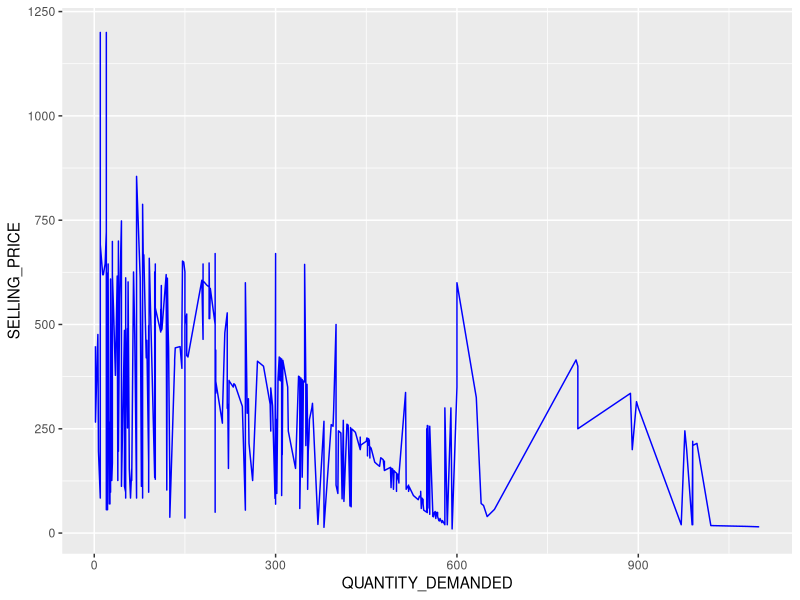
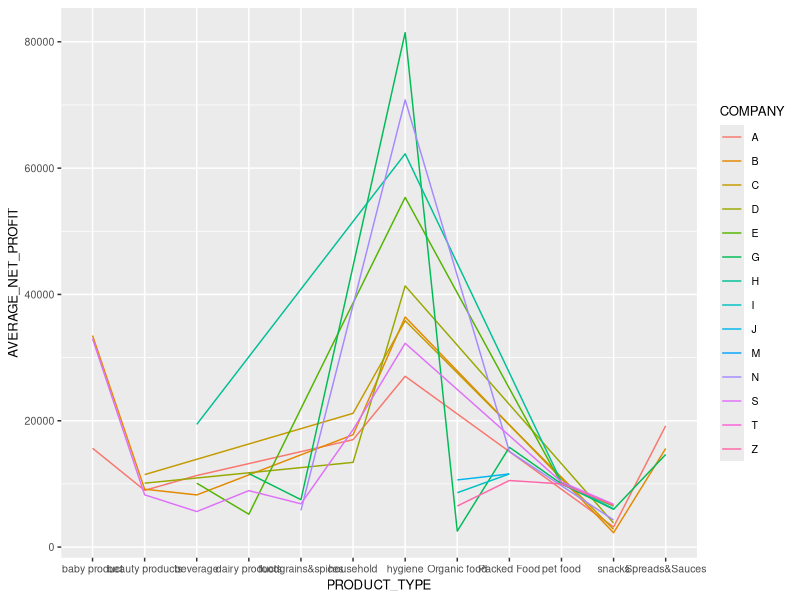
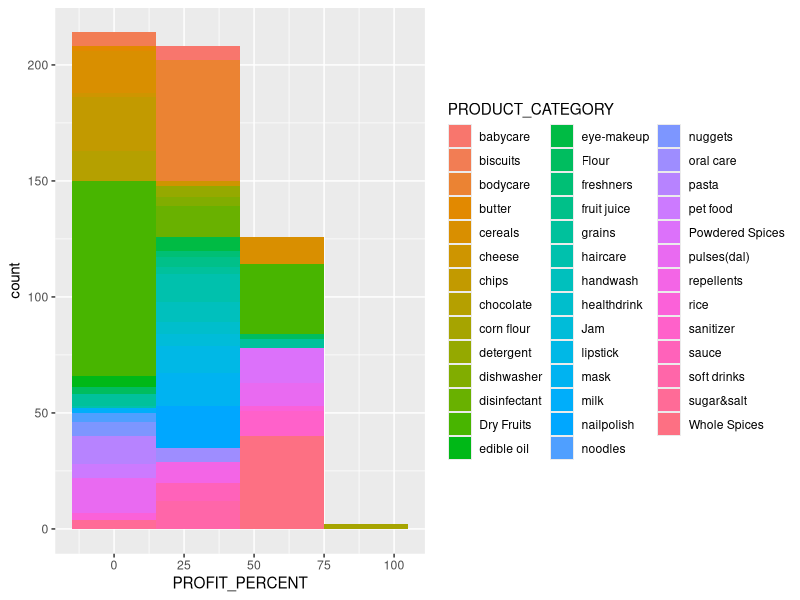
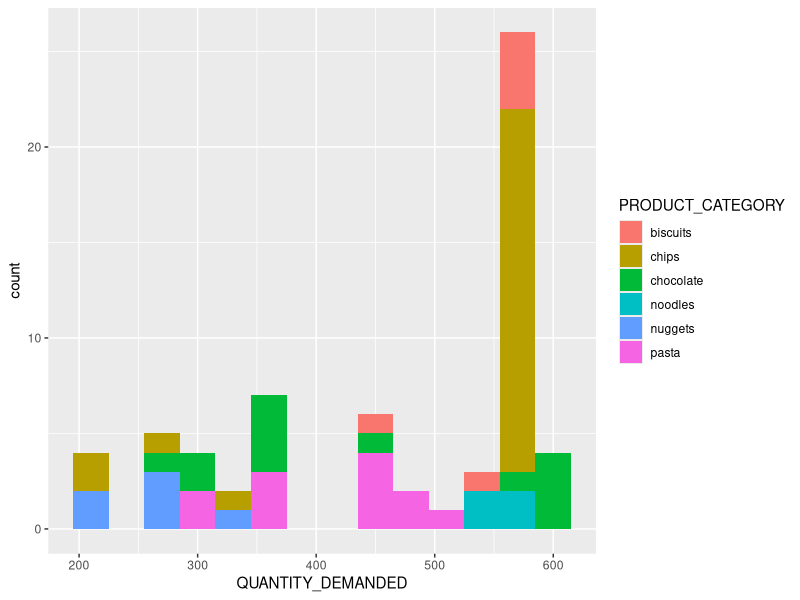

Generate these figures, in order, with R:

## LET'S LOAD THE PACKAGES
require(dplyr)
require(ggplot2)


###LOAD THE DATASET
store <-read.csv("FINAL DEPARTMENTAL STORE.csv")




### We use group=1 when we will use only one variable for grouping



######10. LINE PLOT

#10.1.PLOT FOR  PRICE-DEMAND RELATIONSHIP (AVERAGE_SELLING_PRICE VS QUANTITY_DEMANDED)

ggplot(store,aes(x=QUANTITY_DEMANDED, y=SELLING_PRICE))+geom_line(color="blue")
 



### ANOTHER EXAMPLE

#10.2.PLOT FOR AVERAGE_NET_PROFIT & COMPANY

store %>% group_by(PRODUCT_TYPE, COMPANY) %>% 
  summarise(AVERAGE_NET_PROFIT=mean(NET_PROFIT, na.rm=TRUE)) %>%
  ggplot(aes(x=PRODUCT_TYPE, y=AVERAGE_NET_PROFIT, group=COMPANY, color=COMPANY))+
  geom_line()+ theme(text= element_text(size=9.5))




##### 11.HISTOGRAM 

#11.1. HISTOGRAM FOR PROFIT_PERCENT OF PRODUCT_CATEGORY

store%>%
  ggplot(aes(x=PROFIT_PERCENT,fill=PRODUCT_CATEGORY))+geom_histogram(binwidth = 30)



### ANOTHER EXAMPLE

#11.2. HISTOGRAM FOR QUANTITY_DEMANDED OF PRODUCT_CATEGORY WHERE PRODUCT_TYPE IS "snacks"
store %>%
  filter(PRODUCT_TYPE == "snacks") %>%
  ggplot(aes(x=QUANTITY_DEMANDED, fill=PRODUCT_CATEGORY))+geom_histogram(binwidth = 30)


